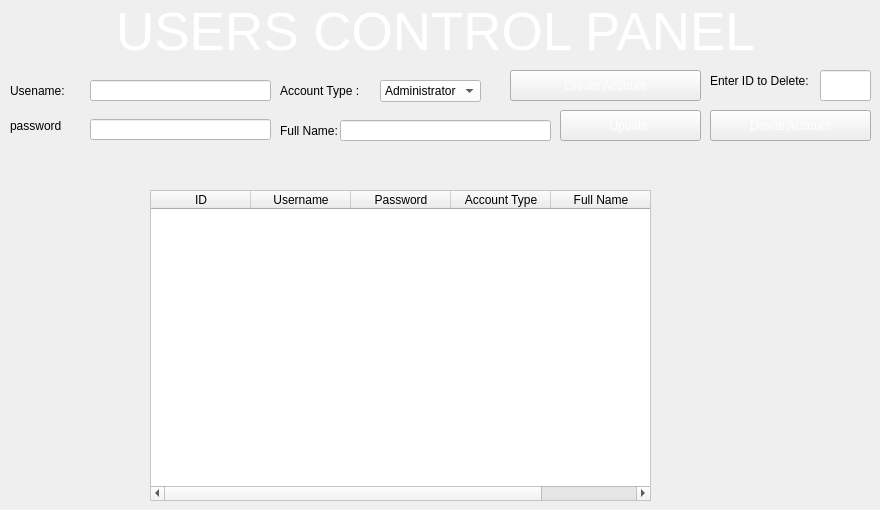
            <widget class="QWidget" name="Users">
             <widget class="QLabel" name="Users_NameLabel">
              <property name="geometry">
               <rect>
                <x>10</x>
                <y>80</y>
                <width>71</width>
                <height>21</height>
               </rect>
              </property>
              <property name="text">
               <string>Usename:</string>
              </property>
             </widget>
             <widget class="QLabel" name="Users_PasswordLabel">
              <property name="geometry">
               <rect>
                <x>10</x>
                <y>115</y>
                <width>71</width>
                <height>21</height>
               </rect>
              </property>
              <property name="text">
               <string>password</string>
              </property>
             </widget>
             <widget class="QLabel" name="Users_Title">
              <property name="geometry">
               <rect>
                <x>0</x>
                <y>0</y>
                <width>871</width>
                <height>64</height>
               </rect>
              </property>
              <property name="font">
               <font>
                <pointsize>40</pointsize>
               </font>
              </property>
              <property name="styleSheet">
               <string notr="true">color: #FFF;</string>
              </property>
              <property name="text">
               <string>USERS CONTROL PANEL</string>
              </property>
              <property name="alignment">
               <set>Qt::AlignCenter</set>
              </property>
             </widget>
             <widget class="QLineEdit" name="Users_Username">
              <property name="geometry">
               <rect>
                <x>90</x>
                <y>80</y>
                <width>181</width>
                <height>21</height>
               </rect>
              </property>
              <property name="styleSheet">
               <string notr="true">QLineEdit{
background-color: rgb(255, 255, 255);
}</string>
              </property>
             </widget>
             <widget class="QLineEdit" name="Users_Password">
              <property name="geometry">
               <rect>
                <x>90</x>
                <y>119</y>
                <width>181</width>
                <height>21</height>
               </rect>
              </property>
              <property name="styleSheet">
               <string notr="true">QLineEdit{
background-color: rgb(255, 255, 255);
}</string>
              </property>
             </widget>
             <widget class="QLabel" name="Users_AccountLabel">
              <property name="geometry">
               <rect>
                <x>280</x>
                <y>80</y>
                <width>91</width>
                <height>21</height>
               </rect>
              </property>
              <property name="text">
               <string>Account Type :</string>
              </property>
             </widget>
             <widget class="QComboBox" name="Users_AccountComboBox">
              <property name="geometry">
               <rect>
                <x>380</x>
                <y>80</y>
                <width>101</width>
                <height>22</height>
               </rect>
              </property>
              <property name="styleSheet">
               <string notr="true">QComboBox{
background-color: rgb(255, 255, 255);
}</string>
              </property>
              <item>
               <property name="text">
                <string>Administrator</string>
               </property>
              </item>
              <item>
               <property name="text">
                <string>Teacher</string>
               </property>
              </item>
             </widget>
             <widget class="QPushButton" name="Users_CreateButton">
              <property name="geometry">
               <rect>
                <x>510</x>
                <y>70</y>
                <width>191</width>
                <height>31</height>
               </rect>
              </property>
              <property name="styleSheet">
               <string notr="true">QPushButton{
color: rgb(255, 255, 255);
}</string>
              </property>
              <property name="text">
               <string>Create Account</string>
              </property>
             </widget>
             <widget class="QPushButton" name="Users_UpdateButton">
              <property name="geometry">
               <rect>
                <x>560</x>
                <y>110</y>
                <width>141</width>
                <height>31</height>
               </rect>
              </property>
              <property name="styleSheet">
               <string notr="true">QPushButton{
color: rgb(255, 255, 255);
}</string>
              </property>
              <property name="text">
               <string>Update </string>
              </property>
             </widget>
             <widget class="QPushButton" name="Users_DeleteButton">
              <property name="geometry">
               <rect>
                <x>710</x>
                <y>110</y>
                <width>161</width>
                <height>31</height>
               </rect>
              </property>
              <property name="styleSheet">
               <string notr="true">QPushButton{
color: rgb(255, 255, 255);
}</string>
              </property>
              <property name="text">
               <string>Delete Account</string>
              </property>
             </widget>
             <widget class="QLabel" name="Users_DeleteLabel">
              <property name="geometry">
               <rect>
                <x>710</x>
                <y>60</y>
                <width>101</width>
                <height>41</height>
               </rect>
              </property>
              <property name="text">
               <string>Enter ID to Delete:</string>
              </property>
             </widget>
             <widget class="QLineEdit" name="Users_Delete">
              <property name="geometry">
               <rect>
                <x>820</x>
                <y>70</y>
                <width>51</width>
                <height>31</height>
               </rect>
              </property>
              <property name="styleSheet">
               <string notr="true">QLineEdit{

	background-color: rgb(255, 255, 255);
}</string>
              </property>
             </widget>
             <widget class="QLabel" name="Users_FullNameLabel">
              <property name="geometry">
               <rect>
                <x>280</x>
                <y>120</y>
                <width>61</width>
                <height>21</height>
               </rect>
              </property>
              <property name="text">
               <string>Full Name:</string>
              </property>
             </widget>
             <widget class="QLineEdit" name="Users_FullName">
              <property name="geometry">
               <rect>
                <x>340</x>
                <y>120</y>
                <width>211</width>
                <height>21</height>
               </rect>
              </property>
              <property name="styleSheet">
               <string notr="true">QLineEdit{
background-color: rgb(255, 255, 255);
}</string>
              </property>
             </widget>
             <widget class="QTableWidget" name="Users_Table">
              <property name="geometry">
               <rect>
                <x>150</x>
                <y>190</y>
                <width>501</width>
                <height>311</height>
               </rect>
              </property>
              <property name="styleSheet">
               <string notr="true">QTableWidget {
background-color: rgb(255, 255, 255);
	color: rgb(0, 0, 0);
}</string>
              </property>
              <column>
               <property name="text">
                <string>ID</string>
               </property>
              </column>
              <column>
               <property name="text">
                <string>Username</string>
               </property>
              </column>
              <column>
               <property name="text">
                <string>Password</string>
               </property>
              </column>
              <column>
               <property name="text">
                <string>Account Type</string>
               </property>
              </column>
              <column>
               <property name="text">
                <string>Full Name</string>
               </property>
              </column>
             </widget>
            </widget>
